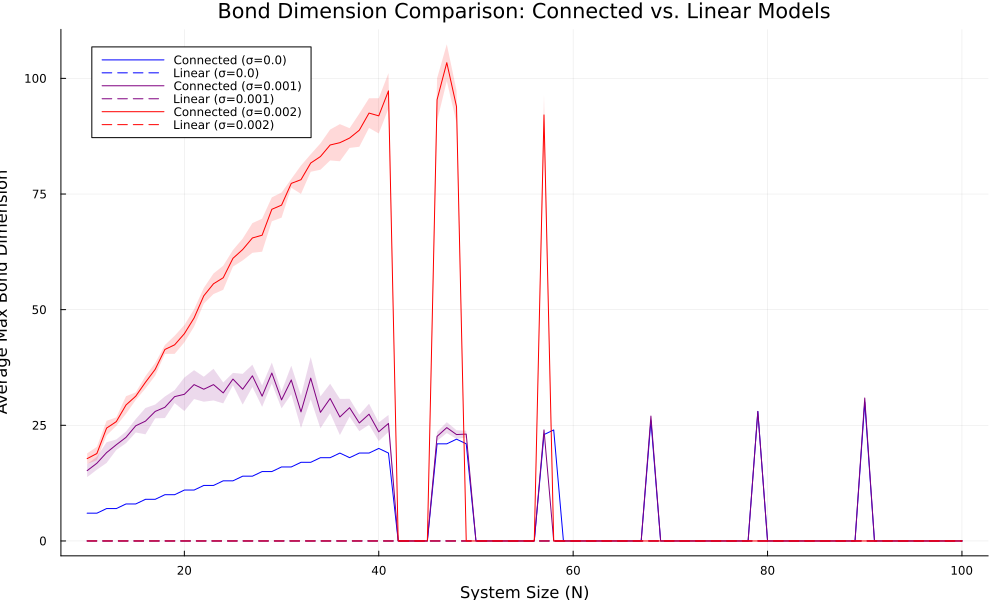

The script that saved this image:
using JLD2, Plots

function create_comparison_plot()
    println("Loading data...")
    
    data_filename = joinpath(@__DIR__, "lin_con_comparison_data.jld2")
    plot_filename = joinpath(@__DIR__, "lin_con_comparison_plot.png")

    if !isfile(data_filename)
        println("ERROR: Data file not found: $data_filename")
        println("Please run 'lin_con_comparison.jl' first to generate the data.")
        return
    end

    local results_connected, results_linear, N_range, sigma_values
    try
        jldopen(data_filename, "r") do file
            results_connected = read(file, "results_connected")
            results_linear = read(file, "results_linear")
            N_range = read(file, "N_range")
            sigma_values = read(file, "sigma_values")
        end
    catch e
        println("ERROR: Could not load data from $data_filename. Error: $e")
        return
    end

    println("Data loaded. Generating plot...")

    gr()
    
    p = plot(
        title = "Bond Dimension Comparison: Connected vs. Linear Models",
        xlabel = "System Size (N)",
        ylabel = "Average Max Bond Dimension",
        legend = :topleft,
        size = (1000, 600)
    )

    colors = [:blue, :purple, :red]
    
    for (idx, σ) in enumerate(sigma_values)
        color = colors[idx]
        
        plot!(p,
            N_range,
            results_connected[σ].avg,
            ribbon = results_connected[σ].err,
            label = "Connected (σ=$σ)",
            color = color,
            linestyle = :solid,
            fillalpha = 0.15
        )
        
        plot!(p,
            N_range,
            results_linear[σ].avg,
            ribbon = results_linear[σ].err,
            label = "Linear (σ=$σ)",
            color = color,
            linestyle = :dash,
            fillalpha = 0.15
        )
    end

    try
        savefig(p, plot_filename)
        println("--- ✅ Plot saved successfully to $plot_filename ---")
    catch e
        println("ERROR: Could not save plot. Error: $e")
    end
end

create_comparison_plot()